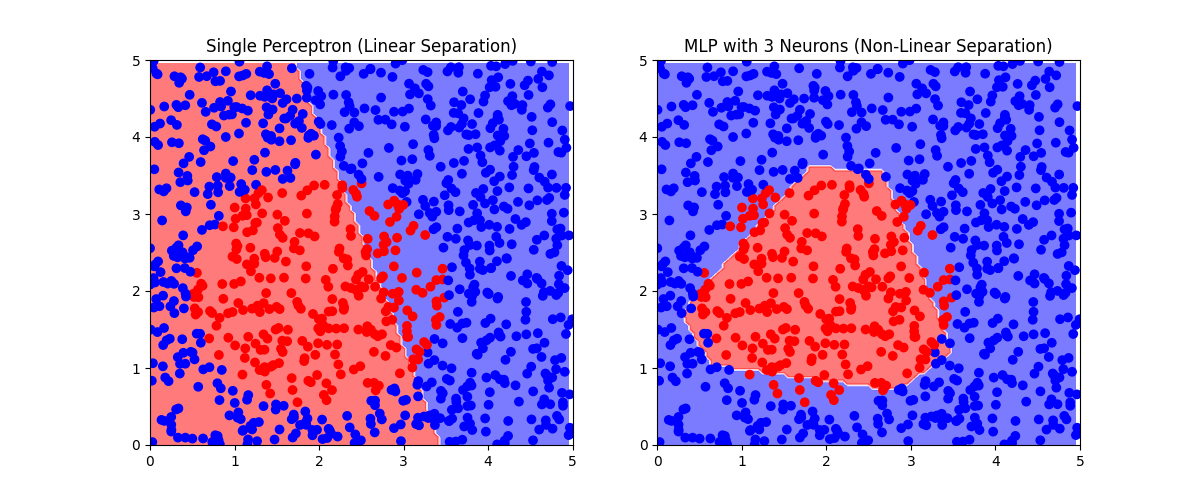

Recreate this plot in Python.
import matplotlib.pyplot as plt
import numpy as np
from sklearn.linear_model import Perceptron
from sklearn.neural_network import MLPClassifier

# Set seed for reproducibility
np.random.seed(42)

# Linear data
X_linear = np.random.uniform(0, 5, (1000, 2))
y_linear = (X_linear[:, 1] > 0.5 * X_linear[:, 0] + 1).astype(int)

# Non-linear (circular) data
X_circular = np.random.uniform(0, 5, (1000, 2))
center = np.array([2, 2])
radius = 1.5
y_circular = (np.sqrt(np.sum((X_circular - center) ** 2, axis=1)) < radius).astype(int)

# Train single perceptron on linear data
linear_model = Perceptron(max_iter=1000)
linear_model.fit(X_circular, y_circular)

# Train 3-neuron MLP on circular data
mlp_model = MLPClassifier(hidden_layer_sizes=(3,), activation="relu", max_iter=20000)
mlp_model.fit(X_circular, y_circular)

# Plotting
fig, (ax1, ax2) = plt.subplots(1, 2, figsize=(12, 5))

# Linear boundary
h = 0.05
xx, yy = np.meshgrid(np.arange(0, 5, h), np.arange(0, 5, h))
grid = np.c_[xx.ravel(), yy.ravel()]
Z = linear_model.predict(grid).reshape(xx.shape)

ax1.contourf(xx, yy, Z, cmap="bwr", alpha=0.6)
# ax1.scatter(X_linear[:, 0], X_linear[:, 1], c=y_linear, cmap="bwr")
ax1.scatter(X_circular[:, 0], X_circular[:, 1], c=y_circular, cmap="bwr")
ax1.set_title("Single Perceptron (Linear Separation)")
ax1.set_xlim(0, 5)
ax1.set_ylim(0, 5)

# Non-linear boundary
h = 0.05
xx, yy = np.meshgrid(np.arange(0, 5, h), np.arange(0, 5, h))
grid = np.c_[xx.ravel(), yy.ravel()]
Z = mlp_model.predict(grid).reshape(xx.shape)

ax2.contourf(xx, yy, Z, cmap="bwr", alpha=0.6)
ax2.scatter(X_circular[:, 0], X_circular[:, 1], c=y_circular, cmap="bwr")
ax2.set_title("MLP with 3 Neurons (Non-Linear Separation)")
ax2.set_xlim(0, 5)
ax2.set_ylim(0, 5)

plt.show()
